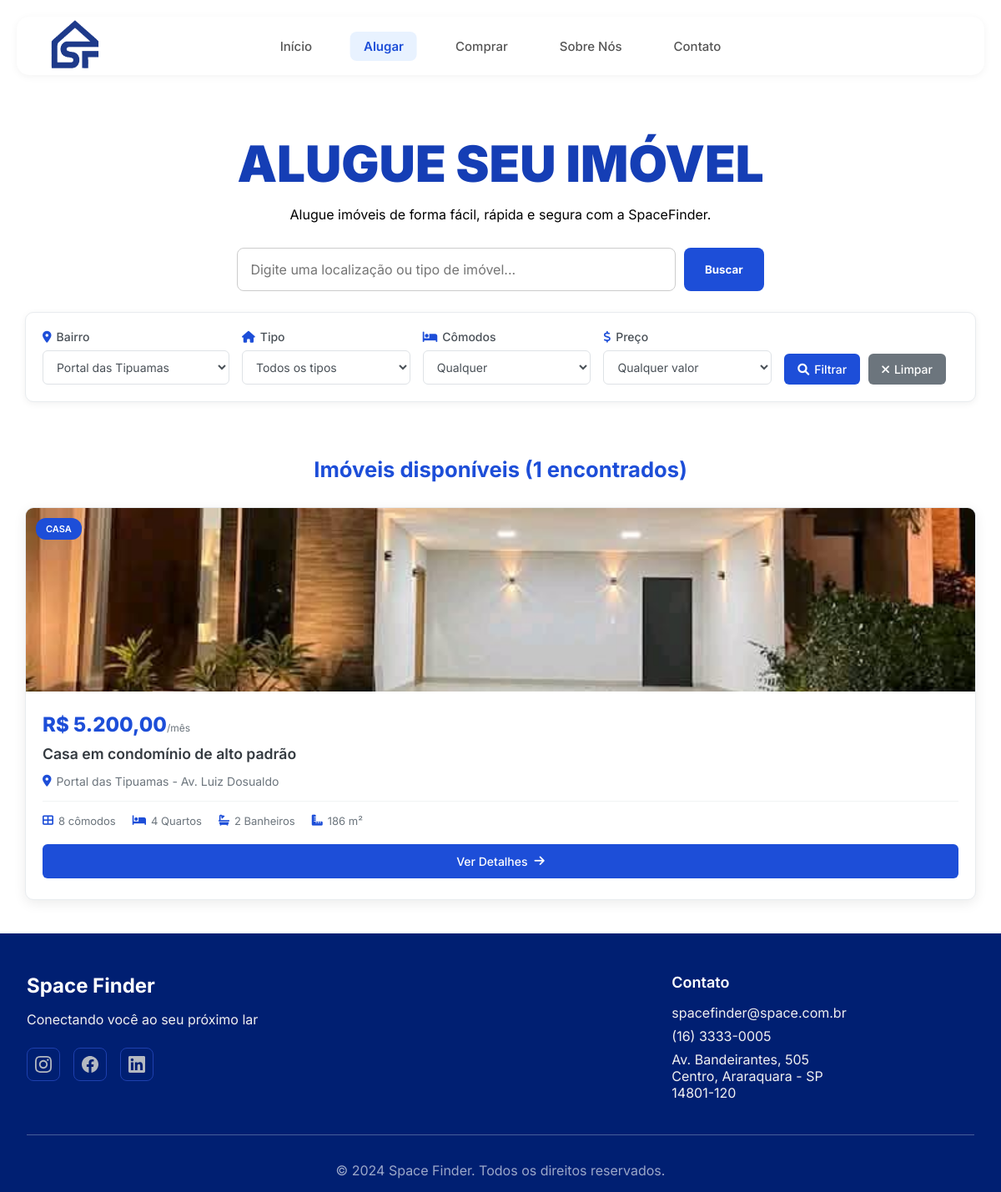
The app's page /alugar.php?bairro=Portal das Tipuamas, older data.
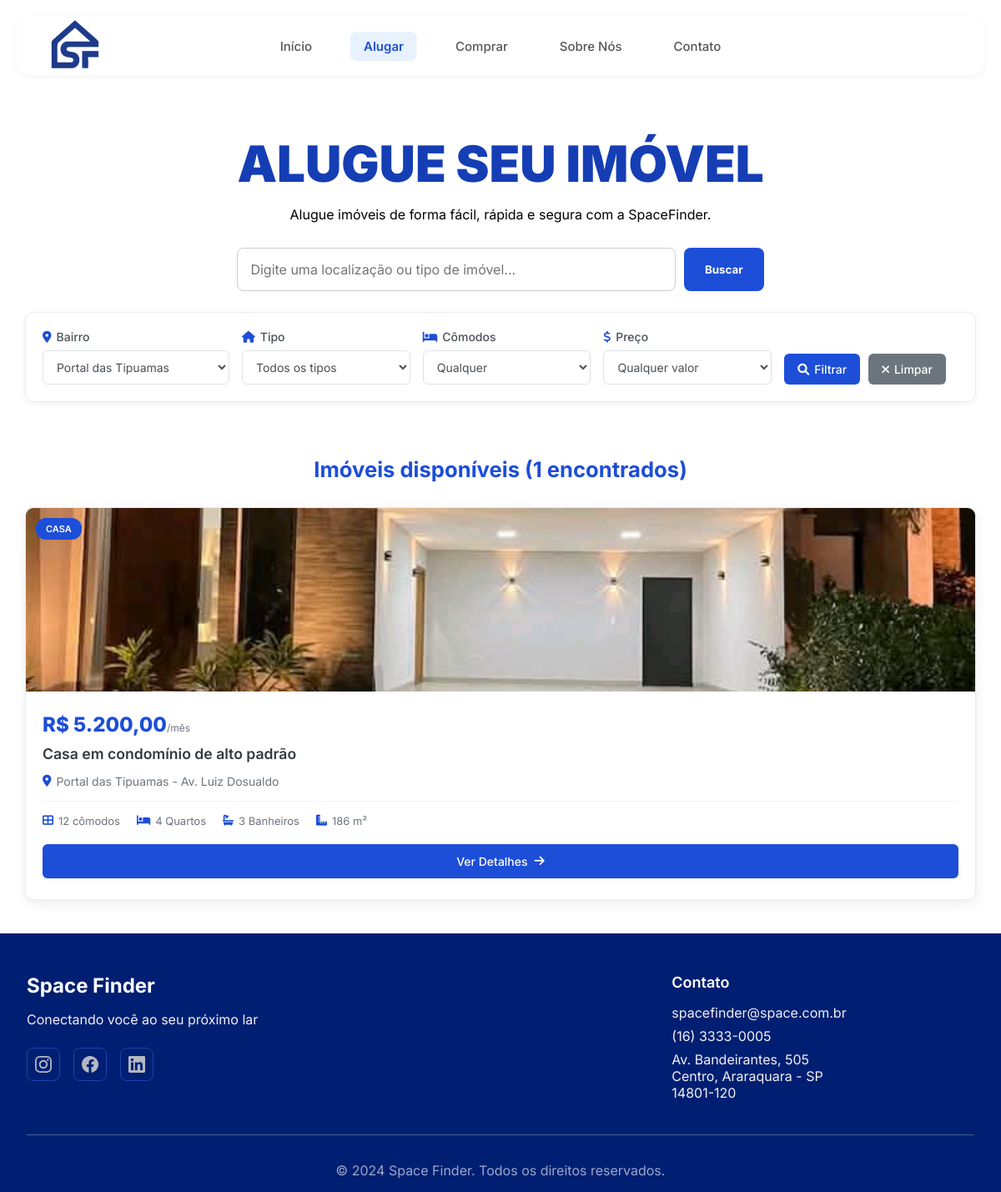
The same page, newer data.
### tables this page shows
CREATE TABLE `imoveis_alugar` (
	  `id_casa` int(11) NOT NULL AUTO_INCREMENT PRIMARY KEY,
	  `bairro` varchar(100) NOT NULL,
	  `rua` varchar(100) NOT NULL,
	  `area` decimal(10,2) NOT NULL,
	  `foto` varchar(225) NOT NULL,
	  `num_comodos` int(11) NOT NULL,
      `banheiro` int(11)NOT NULL,
      `quarto` int(11)NOT NULL,
		`titulo_casa` varchar(100) NOT NULL,
	  `tipo` varchar(100) NOT NULL,
	  `valor` decimal(15,2) DEFAULT NULL,
	  `finalidade` enum('alugar','comprar') NOT NULL DEFAULT 'comprar'
	);

### alugar.php (the view, shortened to what this page needs)
<?php
$conn = new mysqli("localhost", "root", "", "spacefinder");
$busca = isset($_GET['q']) ? $conn->real_escape_string($_GET['q']) : '';
$bairro = isset($_GET['bairro']) ? $conn->real_escape_string($_GET['bairro']) : '';
$sql = "SELECT * FROM imoveis_alugar WHERE 1=1";
if ($bairro) {
    $sql .= " AND bairro LIKE '%$bairro%'";
}
$sql .= " LIMIT 15";
$result = $conn->query($sql);
$bairros_result = $conn->query("SELECT DISTINCT bairro FROM imoveis_alugar WHERE bairro != '' ORDER BY bairro");
?>
<!DOCTYPE html>
<html lang="pt-BR">
<head>
  <link rel="stylesheet" href="style.css">
  <link rel="stylesheet" href="https://cdnjs.cloudflare.com/ajax/libs/font-awesome/6.0.0/css/all.min.css">
</head>
<body>
  <nav class="navbar">
    <div class="logo-container">
      <a href="index.php"><img src="imgs/logosf.png" alt="Logo" class="logo" /></a>
    </div>
    <ul class="nav-links">
      <li><a href="index.php">Início</a></li>
      <li><a href="alugar.php" class="active">Alugar</a></li>
      <li><a href="comprar.php">Comprar</a></li>
      <li><a href="sobre.php">Sobre Nós</a></li>
      <li><a href="contato.php">Contato</a></li>
    </ul>
  </nav>
  <section class="card-principal">
    <div>
      <h1 class="titulo-principal">ALUGUE SEU IMÓVEL</h1>
      <p class="subtitulo-principal">Alugue imóveis de forma fácil, rápida e segura com a SpaceFinder.</p>
      <form class="search-box" method="GET" action="alugar.php">
        <input type="text" name="q" placeholder="Digite uma localização ou tipo de imóvel..." value="<?php echo htmlspecialchars($busca); ?>" />
        <button type="submit">Buscar</button>
      </form>
    </div>
  </section>
  <section class="secao-filtros">
    <div class="container">
      <div class="cards-filtros">
        <form class="formulario-filtros" method="GET" action="alugar.php">
          <div class="grade-filtros">
            <div class="grupo-filtro">
              <label for="bairro">
                <i class="fas fa-map-marker-alt"></i>
                Bairro
              </label>
              <select name="bairro" id="bairro">
                <?php if ($bairros_result && $bairros_result->num_rows > 0): ?>
                  <?php while($row = $bairros_result->fetch_assoc()): ?>
                    <option value="<?php echo htmlspecialchars($row['bairro']); ?>"
                            <?php echo ($bairro == $row['bairro']) ? 'selected' : ''; ?>>
                      <?php echo htmlspecialchars($row['bairro']); ?>
                    </option>
                  <?php endwhile; ?>
                <?php endif; ?>
              </select>
            </div>
            <div class="grupo-filtro">
              <label for="tipo">
                <i class="fas fa-home"></i>
                Tipo
              </label>
              <select name="tipo" id="tipo">
                <option value="">Todos os tipos</option>
              </select>
            </div>
            <div class="grupo-filtro">
              <label for="num_comodos">
                <i class="fas fa-bed"></i>
                Cômodos
              </label>
              <select name="num_comodos" id="num_comodos">
                <option value="">Qualquer</option>
              </select>
            </div>
            <div class="grupo-filtro">
              <label for="faixa_preco">
                <i class="fas fa-dollar-sign"></i>
                Preço
              </label>
              <select name="faixa_preco" id="faixa_preco">
                <option value="">Qualquer valor</option>
              </select>
            </div>
            <div class="acoes-filtros">
              <button type="submit" class="botao-filtrar">
                <i class="fas fa-search"></i>
                Filtrar
              </button>
              <a href="alugar.php" class="botao-limpar">
                <i class="fas fa-times"></i>
                Limpar
              </a>
            </div>
          </div>
        </form>
      </div>
    </div>
  </section>
  <section class="secao-resultados">
    <div class="container">
      <h2>
        <?php
        if ($result) {
          $total_results = $result->num_rows;
          echo $busca ? "Resultados para \"$busca\"" : "Imóveis disponíveis";
          echo " ($total_results encontrados)";
        }
        ?>
      </h2>
      <?php if ($result && $result->num_rows > 0): ?>
        <div class="grade-resultados">
          <?php while($row = $result->fetch_assoc()): ?>
            <div class="cards-imovel" onclick="verDetalhes(<?php echo $row['id_casa']; ?>)">
              <div class="container-imagem-cards">
                <img src="<?php echo !empty($row['foto']) ? htmlspecialchars($row['foto']) : 'imgs/placeholder.jpg'; ?>"
                     alt="<?php echo htmlspecialchars($row['tipo']); ?>" class="imagem-cards">
                <div class="etiqueta-cards"><?php echo htmlspecialchars($row['tipo']); ?></div>
              </div>
              <div class="conteudo-cards">
                <div class="preco-cards">
                  R$ <?php echo number_format($row['valor'], 2, ',', '.'); ?><span class="periodo">/mês</span>
                </div>
                <h3 class="titulo-cards">
                  <?php echo htmlspecialchars($row['titulo_casa']); ?>
                </h3>
                <div class="localizacao-cards">
                  <i class="fas fa-map-marker-alt"></i>
                  <?php echo htmlspecialchars($row['bairro']); ?><?php if(!empty($row['rua'])): ?> - <?php echo htmlspecialchars($row['rua']); ?><?php endif; ?>
                </div>
                <div class="caracteristicas-cards">
                <div class="caracteristica">
                <i class="fas fa-th-large"></i>
                <span><?php echo intval($row['num_comodos']); ?> cômodos</span>
                </div>
                <div class="caracteristica">
                <i class="fas fa-bed"></i>
                <span><?php echo intval($row['quarto']); ?> Quarto<?php echo intval($row['quarto']) > 1 ? 's' : ''; ?></span>
                </div>
                <div class="caracteristica">
                <i class="fas fa-bath"></i>
                <span><?php echo intval($row['banheiro']); ?> Banheiro<?php echo intval($row['banheiro']) > 1 ? 's' : ''; ?></span>
               </div>
                <div class="caracteristica">
                <i class="fas fa-ruler-combined"></i>
                <span><?php echo number_format($row['area'], 0, ',', '.'); ?> m²</span>
                </div>
                </div>
                <div class="rodape-cards">
                  <button class="botao-detalhes">
                    <span>Ver Detalhes</span>
                    <i class="fas fa-arrow-right"></i>
                  </button>
                </div>
              </div>
            </div>
          <?php endwhile; ?>
        </div>
      <?php endif; ?>
    </div>
  </section>
  <footer class="footer">
    <div class="footer-container">
      <div class="footer-content">
        <div class="footer-section">
          <h3 class="footer-title">Space Finder</h3>
          <p class="footer-text">Conectando você ao seu próximo lar</p>
          <div class="social-links">
            <a href="https://instagram.com.br" target="_blank" class="social-link">
            </a>
            <a href="https://www.facebook.com/" target="_blank" class="social-link">
            </a>
            <a href="https://www.linkedin.com/feed/" target="_blank" class="social-link">
            </a>
          </div>
        </div>
        <div class="footer-section">
          <h4 class="footer-subtitle">Contato</h4>
          <p class="contact-item">spacefinder@space.com.br</p>
          <p class="contact-item">(16) 3333-0005</p>
          <p class="contact-item">Av. Bandeirantes, 505<br>Centro, Araraquara - SP<br>14801-120</p>
        </div>
      </div>
      <div class="footer-bottom">
        <p>© 2024 Space Finder. Todos os direitos reservados.</p>
      </div>
    </div>
  </footer>

### style.css (style rules this page uses)
* { margin: 0; padding: 0; box-sizing: border-box; font-family: 'Inter', sans-serif; }
.navbar { margin-top: 10px; position: relative; display: flex; align-items: center; justify-content: space-between; height: 70px; padding: 0 30px; background: white; box-shadow: 0 2px 10px rgba(0,0,0,0.05); border-radius: 15px; margin: 20px; }
.logo { height: 70px; width: auto; object-fit: contain; }
.nav-links { position: absolute; left: 50%; top: 50%; transform: translate(-50%, -50%); display: flex; gap: 30px; list-style: none; }
.nav-links a { text-decoration: none; color: #555; font-size: 15px; font-weight: 500; padding: 8px 16px; border-radius: 8px; transition: all 0.3s ease; }
.nav-links a.active { color: #1d4ed8; background: #e8f2ff; font-weight: 600; }
.footer { background:#001f72ff; color:rgb(240, 240, 240); }
.footer-container { max-width: 1200px; margin: 0 auto; padding: 3rem 2rem 1rem; }
.footer-content { display: grid; grid-template-columns: 2fr 1fr; gap: 3rem; margin-bottom: 2rem; }
.footer-title { font-size: 1.5rem; font-weight: 700; color: white; margin-bottom: 1rem; }
.footer-subtitle { font-size: 1.125rem; font-weight: 600; color: white; margin-bottom: 1rem; }
.footer-text { margin-bottom: 1.5rem; }
.social-links { display: flex; gap: 1rem; }
.social-link { display: flex; align-items: center; justify-content: center; width: 40px; height: 40px; background: #001f72ff; color: #b4b9c1ff; border-radius: 8px; text-decoration: none; transition: all 0.2s ease; border: 1px solid #1e40af; }
.contact-item { margin-bottom: 0.5rem; }
.footer-bottom { padding-top: 2rem; border-top: 1px solid #fafbff49; text-align: center; color: #fafbff9e; }

Row changes from the older to the newer data that the page shows:
changed imoveis_alugar "Casa em condomínio de alto padrão": num_comodos "8" → "12"; banheiro "2" → "3"
